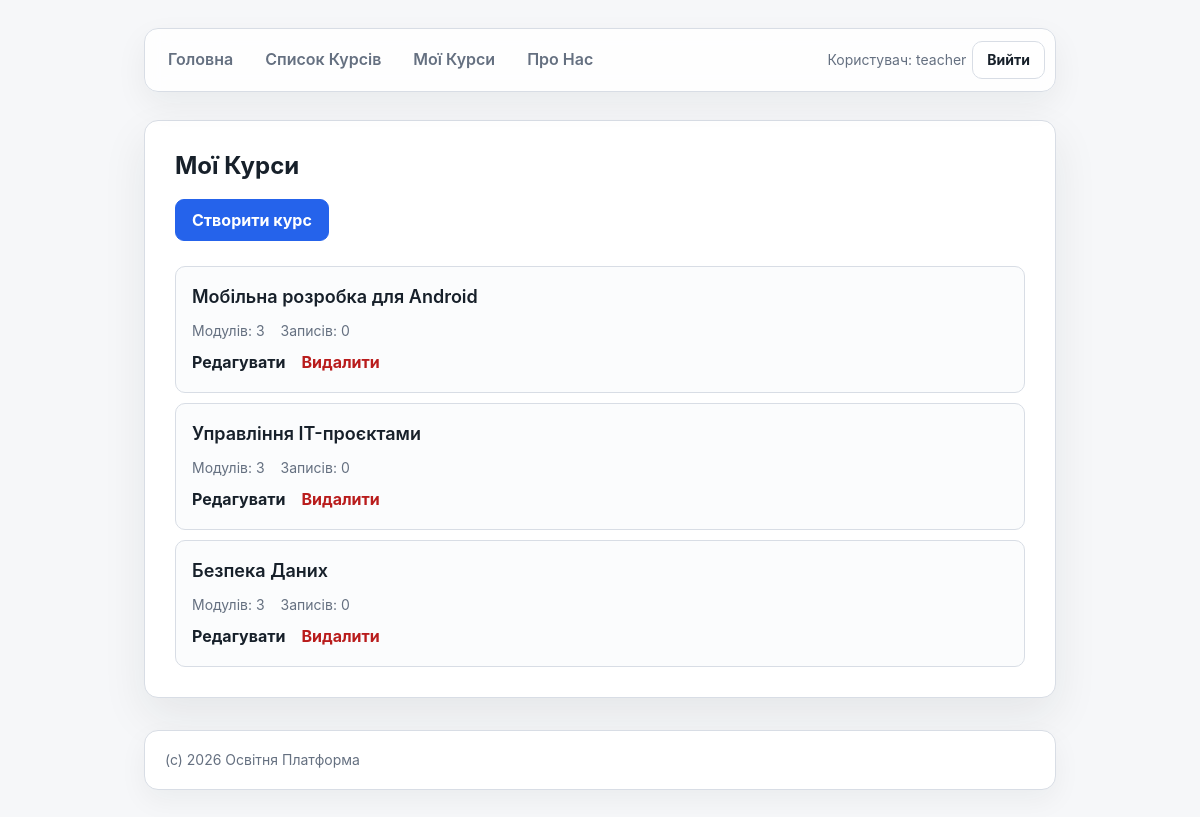
/teacher/dashboard/ (signed in), run on the app's committed database.
### courses/models/course.py (models this page shows, shortened)
class Course(models.Model):
    LEVELS = [
        ('beginner', 'Beginner'),
        ('intermediate', 'Intermediate'),
        ('advanced', 'Advanced'),
    ]
    name = models.CharField(max_length=200)
    description = models.TextField()
    teacher = models.ForeignKey(settings.AUTH_USER_MODEL, on_delete=models.SET_NULL, null=True, blank=True)
    level = models.CharField(max_length=32, choices=LEVELS, default='beginner')
    price = models.DecimalField(decimal_places=2, max_digits=6, default=5000.0)
    is_test = models.BooleanField(default=False)
    created_at = models.DateTimeField(auto_now_add=True)
    updated_at = models.DateTimeField(auto_now=True)

### courses/views.py (the view)
# urls.py: path('teacher/dashboard/', teacher_dashboard, name='teacher_dashboard'),
@login_required
@user_passes_test(is_teacher)
def teacher_dashboard(request):
    courses = Course.objects.filter(teacher=request.user).prefetch_related('enrollments', 'modules')
    return render(request, 'courses/teacher_dashboard.html', {'courses': courses})

### courses/permissions.py (called while the page is built)
def is_teacher(user):
    return (
        user.is_authenticated
        and hasattr(user, 'profile')
        and user.profile.role == Profile.ROLE_TEACHER
    )

### courses/templates/courses/teacher_dashboard.html (shortened to what this page needs)
{% extends 'courses/base.html' %}
{% block main %}
<main class="teacher-page teacher-dashboard">
    <strong>Мої Курси</strong>
    {% if courses %}
        <p class="page-action">
            <a class="button-link" href="{% url 'course_create' %}">Створити курс</a>
        </p>
        <br/>
        <div>
            <ul class="teacher-course-list">
                {% for course in courses %}
                    <li>
                        <p class="teacher-course-title">
                            <a href="{% url 'course_details' course.id %}">{{ course.name }}</a>
                        </p>
                        <p class="teacher-course-meta">
                            <span>Модулів: {{ course.modules.count }}</span>
                            <span>Записів: {{ course.enrollments.count }}</span>
                        </p>
                        <p class="teacher-course-actions">
                            <a href="{% url 'course_update' course.id %}">Редагувати</a>
                            <a class="danger-link" href="{% url 'course_delete' course.id %}">Видалити</a>
                        </p>
                    </li>
                {% endfor %}
            </ul>
        </div>
    {% else %}
        <p>У вас ще немає курсів.</p>
        <p class="page-action">
            <a class="button-link" href="{% url 'course_create' %}">Створити перший курс</a>
        </p>
    {% endif %}
</main>
{% endblock %}

### courses/templates/courses/includes/navbar.html (shortened to what this page needs)
<nav>
    <div class="nav-links">
        <a href="{% url 'home' %}">Головна</a>
        <a href="{% url 'courses_list' %}">Список Курсів</a>
        {% if request.user.is_authenticated and request.user.profile.role == 'teacher' %}
            <a href="{% url 'teacher_dashboard' %}">Мої Курси</a>
        {% endif %}
        <a href="{% url 'about' %}">Про Нас</a>
    </div>
    <div class="nav-auth">
        {% if request.user.is_authenticated %}
            <span>Користувач: {{ request.user.username }}</span>
            <form method="post" action="{% url 'logout' %}">
                <button type="submit">Вийти</button>
            </form>
        {% else %}
            <a class="auth-link" href="{% url 'login' %}">Увійти</a>
        {% endif %}
    </div>
</nav>

### courses/static/courses/css/style.css (style rules this page uses)
:root { --bg: #f6f7f9; --surface: #ffffff; --surface-muted: #eef1f5; --text: #17202a; --muted: #657080; --border: #d8dde5; --accent: #2563eb; --accent-dark: #1d4ed8; --shadow: 0 18px 45px rgba(23, 32, 42, 0.08); }
* { box-sizing: border-box; }
html { min-height: 100%; background: var(--bg); }
body { display: flex; min-height: 100vh; flex-direction: column; max-width: 960px; margin: 0 auto; padding: 28px 24px; background: var(--bg); color: var(--text); font-family: Inter, -apple-system, BlinkMacSystemFont, "Segoe UI", Arial, sans-serif; font-size: 16px; line-height: 1.6; }
a { color: var(--accent); text-decoration: none; transition: color 150ms ease, background-color 150ms ease, border-color 150ms ease; }
nav { display: flex; align-items: center; justify-content: space-between; gap: 14px; margin-bottom: 28px; padding: 10px; border: 1px solid var(--border); border-radius: 14px; background: rgba(255, 255, 255, 0.86); box-shadow: 0 12px 32px rgba(23, 32, 42, 0.06); backdrop-filter: blur(10px); }
.nav-links, .nav-auth { display: flex; align-items: center; gap: 6px; }
.nav-links { flex-wrap: wrap; }
.nav-auth { flex-shrink: 0; color: var(--muted); font-size: 14px; }
.nav-auth form { margin: 0; }
nav a { display: inline-flex; align-items: center; justify-content: center; min-height: 38px; padding: 8px 13px; border-radius: 10px; color: var(--muted); font-weight: 600; }
.nav-auth .auth-link, .nav-auth button { display: inline-flex; align-items: center; justify-content: center; min-height: 38px; padding: 8px 14px; border: 1px solid var(--border); border-radius: 10px; background: var(--surface); color: var(--text); font: inherit; font-weight: 700; line-height: 1; cursor: pointer; transition: background-color 150ms ease, border-color 150ms ease, color 150ms ease; }
main { margin-bottom: 32px; padding: 30px; border: 1px solid var(--border); border-radius: 14px; background: var(--surface); box-shadow: var(--shadow); }
main > strong:first-child { display: block; margin-bottom: 18px; color: var(--text); font-size: 24px; line-height: 1.25; }
main ul { display: grid; gap: 10px; margin: 0; padding: 0; list-style: none; }
main li { border: 1px solid var(--border); border-radius: 10px; background: #fbfcfd; }
main li a { display: block; padding: 13px 15px; color: var(--text); font-weight: 600; }
.teacher-page .page-action { margin: 18px 0 0; }
.teacher-page .button-link, .teacher-page button { display: inline-flex; align-items: center; justify-content: center; min-height: 42px; padding: 9px 16px; border: 1px solid var(--accent); border-radius: 9px; background: var(--accent); color: #fff; font: inherit; font-weight: 700; line-height: 1; cursor: pointer; }
.teacher-course-list li { padding: 16px; }
.teacher-course-list li a { display: inline-flex; padding: 0; }
.teacher-course-title, .teacher-course-meta, .teacher-course-actions { margin: 0; }
.teacher-course-title { font-size: 18px; font-weight: 700; }
.teacher-course-meta, .teacher-course-actions { display: flex; flex-wrap: wrap; gap: 10px 16px; margin-top: 8px; }
.teacher-course-meta { color: var(--muted); font-size: 14px; }
.teacher-course-actions a { font-weight: 700; }
.teacher-page .danger-link, .teacher-page .danger-link:hover { color: #b91c1c; }

### data on the page
Course: name "Мобільна розробка для Android", modules.count "3", enrollments.count "0"
Course: name "Управління IT-проєктами", modules.count "3", enrollments.count "0"
Course: name "Безпека Даних", modules.count "3", enrollments.count "0"

### other printed values
{{ request.user.username }} "teacher"
